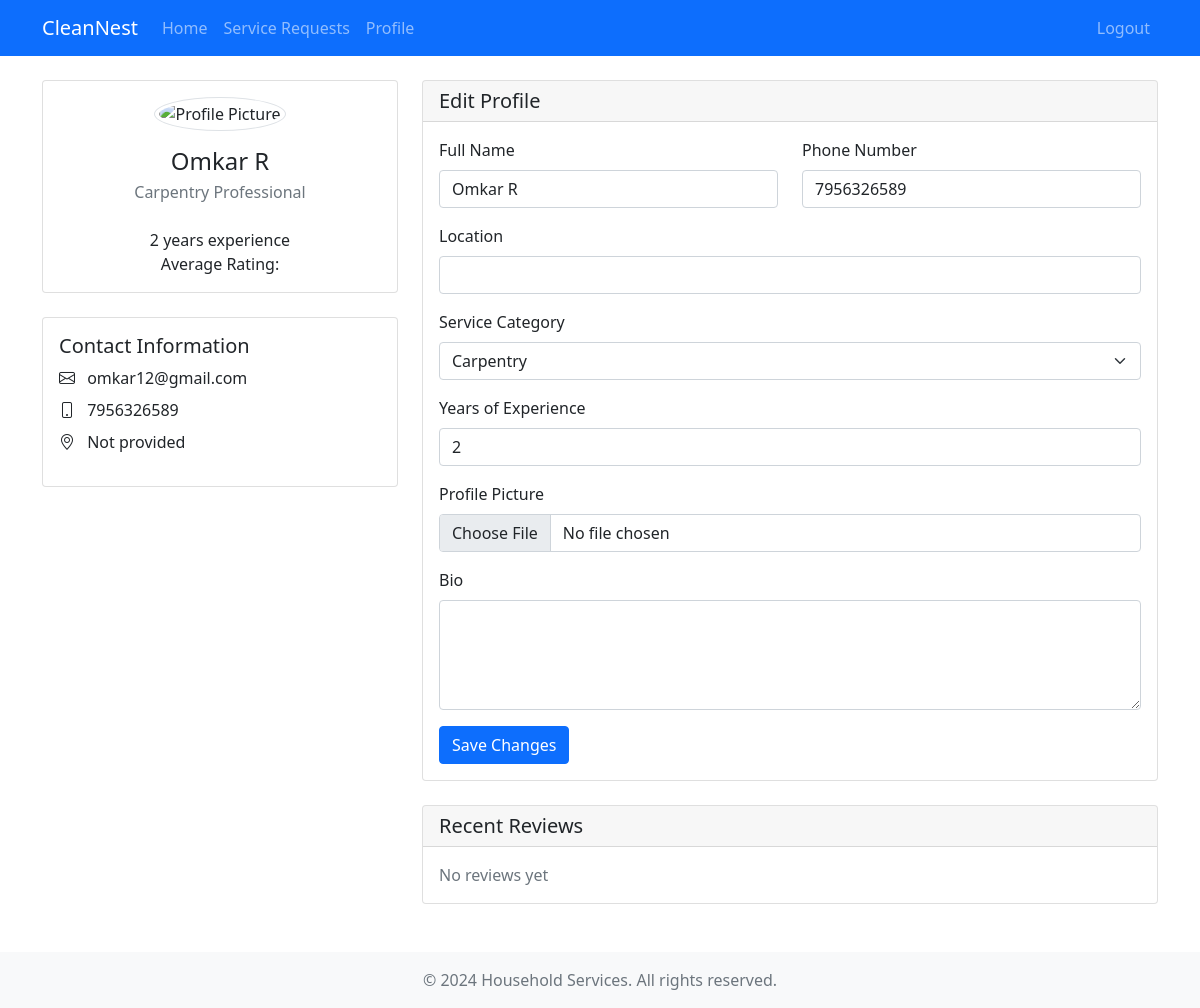
The app's page /professional/profile (signed in) with its own data.
### app/models.py (models this page shows, shortened)
class Professional(db.Model):
    id = db.Column(db.Integer, primary_key=True)
    user_id = db.Column(db.Integer, db.ForeignKey('user.id'), nullable=False)
    name = db.Column(db.String(100), nullable=False)
    service_category = db.Column(db.String(50), nullable=False)
    experience = db.Column(db.Integer, nullable=False)
    rating = db.Column(db.Float, default=0.0, nullable=False)
    phone = db.Column(db.String(20), nullable=False)
    address = db.Column(db.String(200), nullable=False)
    city = db.Column(db.String(100), nullable=False)
    services = db.relationship('ServiceRequest', backref='professional', lazy=True)

class User(UserMixin, db.Model):
    id = db.Column(db.Integer, primary_key=True)
    email = db.Column(db.String(120), unique=True, nullable=False)
    password_hash = db.Column(db.String(128))
    role = db.Column(db.String(20), nullable=False)
    created_at = db.Column(db.DateTime, default=datetime.utcnow)
    customer = db.relationship('Customer', uselist=False, backref='user')
    professional = db.relationship('Professional', uselist=False, backref='user')

### app/professional/routes.py (the view)
@bp.route('/profile')
@login_required
def profile():
    professional = Professional.query.filter_by(user_id=current_user.id).first()
    return render_template('professional/profile.html', professional=professional)

### app/models.py (called while the page is built)
@login_manager.user_loader
def load_user(id):
    return User.query.get(int(id))

### app/templates/professional/profile.html (shortened to what this page needs)
{% extends "base.html" %}
{% block content %}
<div class="row">
    <div class="col-md-4 mb-4">
        <div class="card">
            <div class="card-body text-center">
                {% if professional %}
                <div class="mb-3">
                    <img src="{{ professional.profile_image or url_for('static', filename='images/default-profile.png') }}"
                         alt="Profile Picture"
                         class="rounded-circle img-thumbnail"
                         style="width: 150px; height: 150px; object-fit: cover;">
                </div>
                <h4 class="card-title mb-1">{{ professional.name }}</h4>
                <p class="text-muted">{{ professional.service_category|title }} Professional</p>
                <p class="mb-0">{{ professional.experience }} years experience</p>
                <p class="mb-0">Average Rating: {{ professional.rating_avg }}</p>
                {% else %}
                <p class="text-muted">No profile data available.</p>
                {% endif %}
            </div>
        </div>
        <div class="card mt-4">
            <div class="card-body">
                <h5 class="card-title">Contact Information</h5>
                {% if professional %}
                <ul class="list-unstyled">
                    <li class="mb-2">
                        <i class="bi bi-envelope me-2"></i>
                        {{ professional.user.email }}
                    </li>
                    <li class="mb-2">
                        <i class="bi bi-phone me-2"></i>
                        {{ professional.phone or 'Not provided' }}
                    </li>
                    <li>
                        <i class="bi bi-geo-alt me-2"></i>
                        {{ professional.location or 'Not provided' }}
                    </li>
                </ul>
                {% else %}
                <p class="text-muted">No contact information available.</p>
                {% endif %}
            </div>
        </div>
    </div>
    <div class="col-md-8">
        <div class="card mb-4">
            <div class="card-header">
                <h5 class="mb-0">Edit Profile</h5>
            </div>
            <div class="card-body">
                {% if professional %}
                <form action="{{ url_for('professional.profile') }}" method="POST" enctype="multipart/form-data">
                    <div class="row">
                        <div class="col-md-6 mb-3">
                            <label class="form-label">Full Name</label>
                            <input type="text" class="form-control" name="name" value="{{ professional.name }}" required>
                        </div>
                        <div class="col-md-6 mb-3">
                            <label class="form-label">Phone Number</label>
                            <input type="tel" class="form-control" name="phone" value="{{ professional.phone }}">
                        </div>
                    </div>
                    <div class="mb-3">
                        <label class="form-label">Location</label>
                        <input type="text" class="form-control" name="location" value="{{ professional.location }}">
                    </div>
                    <div class="mb-3">
                        <label class="form-label">Service Category</label>
                        <select class="form-select" name="service_category" required>
                            <option value="carpentry" {{ 'selected' if professional.service_category == 'carpentry' }}>Carpentry</option>
                        </select>
                    </div>
                    <div class="mb-3">
                        <label class="form-label">Years of Experience</label>
                        <input type="number" class="form-control" name="experience"
                               value="{{ professional.experience }}" min="0" required>
                    </div>
                    <div class="mb-3">
                        <label class="form-label">Profile Picture</label>
                        <input type="file" class="form-control" name="profile_image" accept="image/*">
                    </div>
                    <div class="mb-3">
                        <label class="form-label">Bio</label>
                        <textarea class="form-control" name="bio" rows="4">{{ professional.bio }}</textarea>
                    </div>
                    <button type="submit" class="btn btn-primary">Save Changes</button>
                </form>
                {% else %}
                <p class="text-muted">No profile data available to edit.</p>
                {% endif %}
            </div>
        </div>
        <div class="card">
            <div class="card-header">
                <h5 class="mb-0">Recent Reviews</h5>
            </div>
            <div class="card-body">
                {% if reviews %}
                {% for review in reviews %}
                <div class="mb-4">
                    <div class="d-flex justify-content-between align-items-center mb-2">
                        <div>
                            <h6 class="mb-0">{{ review.customer.name }}</h6>
                            <div class="text-warning">
                                {% for _ in range(review.rating) %}
                                <i class="bi bi-star-fill"></i>
                                {% endfor %}
                            </div>
                        </div>
                        <small class="text-muted">{{ review.created_at.strftime('%Y-%m-%d') }}</small>
                    </div>
                    <p class="mb-0">{{ review.feedback }}</p>
                </div>
                {% if not loop.last %}
                <hr>
                {% endif %}
                {% endfor %}
                {% else %}
                <p class="text-muted mb-0">No reviews yet</p>
                {% endif %}
            </div>
        </div>
    </div>
</div>
{% endblock %}

### records on screen
Professional: name "Omkar R", service_category "Carpentry", experience "2", phone "7956326589"
User: user.email "omkar12@gmail.com"

### other values on screen
{{ professional.location or 'Not provided' }} "Not provided"
